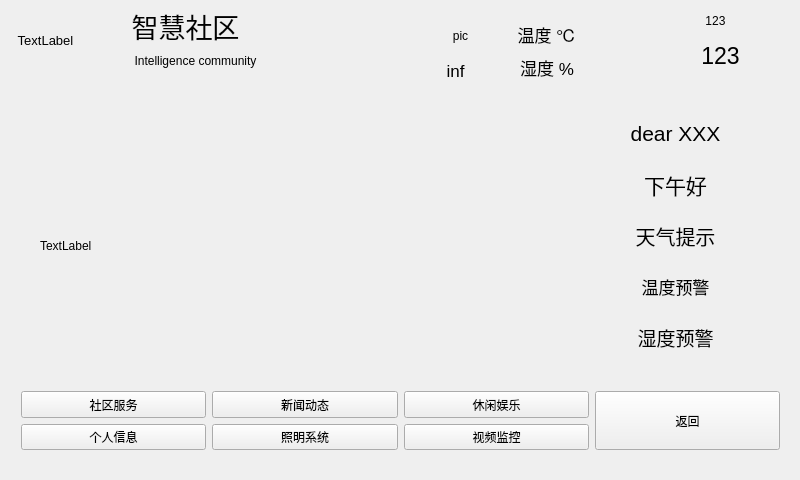
<?xml version="1.0" encoding="UTF-8"?>
<ui version="4.0">
 <class>intelligent_community</class>
 <widget class="QMainWindow" name="intelligent_community">
  <property name="geometry">
   <rect>
    <x>0</x>
    <y>0</y>
    <width>800</width>
    <height>480</height>
   </rect>
  </property>
  <property name="windowTitle">
   <string>智慧社区</string>
  </property>
  <widget class="QWidget" name="centralWidget">
   <widget class="QWidget" name="widget_3" native="true">
    <property name="geometry">
     <rect>
      <x>10</x>
      <y>380</y>
      <width>781</width>
      <height>81</height>
     </rect>
    </property>
    <layout class="QGridLayout" name="gridLayout">
     <item row="0" column="3">
      <widget class="QPushButton" name="leien_Btn">
       <property name="sizePolicy">
        <sizepolicy hsizetype="Expanding" vsizetype="Expanding">
         <horstretch>0</horstretch>
         <verstretch>0</verstretch>
        </sizepolicy>
       </property>
       <property name="text">
        <string>休闲娱乐</string>
       </property>
      </widget>
     </item>
     <item row="0" column="0">
      <widget class="QPushButton" name="server_Btn">
       <property name="sizePolicy">
        <sizepolicy hsizetype="Expanding" vsizetype="Expanding">
         <horstretch>0</horstretch>
         <verstretch>0</verstretch>
        </sizepolicy>
       </property>
       <property name="text">
        <string>社区服务</string>
       </property>
      </widget>
     </item>
     <item row="0" column="1">
      <widget class="QPushButton" name="news_Btn">
       <property name="sizePolicy">
        <sizepolicy hsizetype="Expanding" vsizetype="Expanding">
         <horstretch>0</horstretch>
         <verstretch>0</verstretch>
        </sizepolicy>
       </property>
       <property name="text">
        <string>新闻动态</string>
       </property>
      </widget>
     </item>
     <item row="1" column="0">
      <widget class="QPushButton" name="selfinfo_Btn">
       <property name="sizePolicy">
        <sizepolicy hsizetype="Expanding" vsizetype="Expanding">
         <horstretch>0</horstretch>
         <verstretch>0</verstretch>
        </sizepolicy>
       </property>
       <property name="text">
        <string>个人信息</string>
       </property>
      </widget>
     </item>
     <item row="1" column="3">
      <widget class="QPushButton" name="video_Btn">
       <property name="sizePolicy">
        <sizepolicy hsizetype="Expanding" vsizetype="Expanding">
         <horstretch>0</horstretch>
         <verstretch>0</verstretch>
        </sizepolicy>
       </property>
       <property name="text">
        <string>视频监控</string>
       </property>
      </widget>
     </item>
     <item row="1" column="1">
      <widget class="QPushButton" name="light_Btn">
       <property name="sizePolicy">
        <sizepolicy hsizetype="Expanding" vsizetype="Expanding">
         <horstretch>0</horstretch>
         <verstretch>0</verstretch>
        </sizepolicy>
       </property>
       <property name="text">
        <string>照明系统</string>
       </property>
      </widget>
     </item>
     <item row="0" column="4" rowspan="2">
      <widget class="QPushButton" name="back_Btn">
       <property name="sizePolicy">
        <sizepolicy hsizetype="Expanding" vsizetype="Expanding">
         <horstretch>0</horstretch>
         <verstretch>0</verstretch>
        </sizepolicy>
       </property>
       <property name="text">
        <string>返回</string>
       </property>
      </widget>
     </item>
    </layout>
   </widget>
   <widget class="QWidget" name="widget_2" native="true">
    <property name="geometry">
     <rect>
      <x>320</x>
      <y>0</y>
      <width>352</width>
      <height>88</height>
     </rect>
    </property>
    <property name="sizePolicy">
     <sizepolicy hsizetype="Fixed" vsizetype="Fixed">
      <horstretch>0</horstretch>
      <verstretch>0</verstretch>
     </sizepolicy>
    </property>
    <property name="font">
     <font>
      <pointsize>9</pointsize>
     </font>
    </property>
    <widget class="QLabel" name="info_pic_label">
     <property name="geometry">
      <rect>
       <x>110</x>
       <y>10</y>
       <width>61</width>
       <height>51</height>
      </rect>
     </property>
     <property name="text">
      <string>pic</string>
     </property>
     <property name="alignment">
      <set>Qt::AlignCenter</set>
     </property>
    </widget>
    <widget class="QWidget" name="widget_4" native="true">
     <property name="geometry">
      <rect>
       <x>180</x>
       <y>10</y>
       <width>171</width>
       <height>81</height>
      </rect>
     </property>
     <property name="font">
      <font>
       <pointsize>14</pointsize>
      </font>
     </property>
     <layout class="QGridLayout" name="gridLayout_5">
      <item row="1" column="1">
       <widget class="QLabel" name="humidity_label">
        <property name="font">
         <font>
          <pointsize>13</pointsize>
         </font>
        </property>
        <property name="text">
         <string/>
        </property>
        <property name="alignment">
         <set>Qt::AlignCenter</set>
        </property>
       </widget>
      </item>
      <item row="1" column="0">
       <widget class="QLabel" name="label_9">
        <property name="sizePolicy">
         <sizepolicy hsizetype="Minimum" vsizetype="Minimum">
          <horstretch>0</horstretch>
          <verstretch>0</verstretch>
         </sizepolicy>
        </property>
        <property name="font">
         <font>
          <pointsize>13</pointsize>
         </font>
        </property>
        <property name="text">
         <string>湿度 %</string>
        </property>
        <property name="alignment">
         <set>Qt::AlignCenter</set>
        </property>
       </widget>
      </item>
      <item row="0" column="1">
       <widget class="QLabel" name="temper_label">
        <property name="font">
         <font>
          <pointsize>12</pointsize>
         </font>
        </property>
        <property name="text">
         <string/>
        </property>
        <property name="alignment">
         <set>Qt::AlignCenter</set>
        </property>
       </widget>
      </item>
      <item row="0" column="0">
       <widget class="QLabel" name="label_10">
        <property name="sizePolicy">
         <sizepolicy hsizetype="Minimum" vsizetype="Minimum">
          <horstretch>0</horstretch>
          <verstretch>0</verstretch>
         </sizepolicy>
        </property>
        <property name="font">
         <font>
          <pointsize>13</pointsize>
         </font>
        </property>
        <property name="text">
         <string>温度 ℃</string>
        </property>
        <property name="alignment">
         <set>Qt::AlignCenter</set>
        </property>
       </widget>
      </item>
     </layout>
    </widget>
    <widget class="QLabel" name="info_label">
     <property name="geometry">
      <rect>
       <x>100</x>
       <y>60</y>
       <width>71</width>
       <height>21</height>
      </rect>
     </property>
     <property name="font">
      <font>
       <pointsize>13</pointsize>
      </font>
     </property>
     <property name="text">
      <string>inf</string>
     </property>
     <property name="alignment">
      <set>Qt::AlignCenter</set>
     </property>
    </widget>
    <widget class="QLabel" name="city_label">
     <property name="geometry">
      <rect>
       <x>10</x>
       <y>20</y>
       <width>90</width>
       <height>46</height>
      </rect>
     </property>
     <property name="font">
      <font>
       <pointsize>17</pointsize>
      </font>
     </property>
     <property name="text">
      <string/>
     </property>
     <property name="alignment">
      <set>Qt::AlignCenter</set>
     </property>
    </widget>
   </widget>
   <widget class="QLabel" name="label_17">
    <property name="geometry">
     <rect>
      <x>40</x>
      <y>120</y>
      <width>491</width>
      <height>251</height>
     </rect>
    </property>
    <property name="text">
     <string>TextLabel</string>
    </property>
   </widget>
   <widget class="QLabel" name="label">
    <property name="geometry">
     <rect>
      <x>0</x>
      <y>0</y>
      <width>91</width>
      <height>81</height>
     </rect>
    </property>
    <property name="font">
     <font>
      <pointsize>10</pointsize>
     </font>
    </property>
    <property name="text">
     <string>TextLabel</string>
    </property>
    <property name="alignment">
     <set>Qt::AlignCenter</set>
    </property>
   </widget>
   <widget class="QLabel" name="label_6">
    <property name="geometry">
     <rect>
      <x>120</x>
      <y>0</y>
      <width>131</width>
      <height>51</height>
     </rect>
    </property>
    <property name="font">
     <font>
      <pointsize>20</pointsize>
     </font>
    </property>
    <property name="text">
     <string>智慧社区</string>
    </property>
    <property name="alignment">
     <set>Qt::AlignCenter</set>
    </property>
   </widget>
   <widget class="QLabel" name="label_7">
    <property name="geometry">
     <rect>
      <x>90</x>
      <y>40</y>
      <width>211</width>
      <height>41</height>
     </rect>
    </property>
    <property name="font">
     <font>
      <pointsize>9</pointsize>
     </font>
    </property>
    <property name="text">
     <string>Intelligence community</string>
    </property>
    <property name="alignment">
     <set>Qt::AlignCenter</set>
    </property>
   </widget>
   <widget class="QLabel" name="date_label">
    <property name="geometry">
     <rect>
      <x>650</x>
      <y>0</y>
      <width>131</width>
      <height>41</height>
     </rect>
    </property>
    <property name="text">
     <string>123</string>
    </property>
    <property name="alignment">
     <set>Qt::AlignCenter</set>
    </property>
   </widget>
   <widget class="QLabel" name="time_label">
    <property name="geometry">
     <rect>
      <x>650</x>
      <y>30</y>
      <width>141</width>
      <height>51</height>
     </rect>
    </property>
    <property name="font">
     <font>
      <pointsize>17</pointsize>
     </font>
    </property>
    <property name="text">
     <string>123</string>
    </property>
    <property name="alignment">
     <set>Qt::AlignCenter</set>
    </property>
   </widget>
   <widget class="QWidget" name="widget" native="true">
    <property name="geometry">
     <rect>
      <x>560</x>
      <y>100</y>
      <width>231</width>
      <height>271</height>
     </rect>
    </property>
    <property name="font">
     <font>
      <pointsize>11</pointsize>
     </font>
    </property>
    <layout class="QVBoxLayout" name="verticalLayout">
     <item>
      <widget class="QLabel" name="name_label">
       <property name="font">
        <font>
         <pointsize>16</pointsize>
        </font>
       </property>
       <property name="text">
        <string>dear XXX</string>
       </property>
       <property name="alignment">
        <set>Qt::AlignCenter</set>
       </property>
      </widget>
     </item>
     <item>
      <widget class="QLabel" name="time_greetings_label">
       <property name="font">
        <font>
         <pointsize>16</pointsize>
        </font>
       </property>
       <property name="text">
        <string>下午好</string>
       </property>
       <property name="alignment">
        <set>Qt::AlignCenter</set>
       </property>
      </widget>
     </item>
     <item>
      <widget class="QLabel" name="wearther_waring_label">
       <property name="font">
        <font>
         <pointsize>15</pointsize>
        </font>
       </property>
       <property name="text">
        <string>天气提示</string>
       </property>
       <property name="alignment">
        <set>Qt::AlignCenter</set>
       </property>
      </widget>
     </item>
     <item>
      <widget class="QLabel" name="temper_warning_label">
       <property name="font">
        <font>
         <pointsize>13</pointsize>
        </font>
       </property>
       <property name="text">
        <string>温度预警</string>
       </property>
       <property name="alignment">
        <set>Qt::AlignCenter</set>
       </property>
      </widget>
     </item>
     <item>
      <widget class="QLabel" name="humi_warining_label">
       <property name="font">
        <font>
         <pointsize>14</pointsize>
        </font>
       </property>
       <property name="text">
        <string>湿度预警</string>
       </property>
       <property name="alignment">
        <set>Qt::AlignCenter</set>
       </property>
      </widget>
     </item>
    </layout>
   </widget>
  </widget>
 </widget>
 <layoutdefault spacing="6" margin="11"/>
 <resources/>
 <connections/>
</ui>
